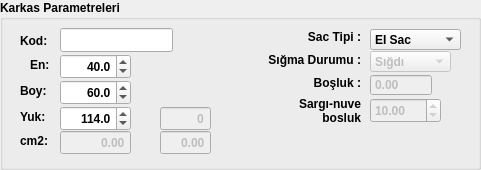
     <widget class="QGroupBox" name="groupBox_26">
      <property name="geometry">
       <rect>
        <x>2</x>
        <y>0</y>
        <width>481</width>
        <height>170</height>
       </rect>
      </property>
      <property name="font">
       <font>
        <weight>75</weight>
        <bold>true</bold>
       </font>
      </property>
      <property name="title">
       <string>Karkas Parametreleri</string>
      </property>
      <widget class="QLabel" name="label_56">
       <property name="geometry">
        <rect>
         <x>30</x>
         <y>54</y>
         <width>31</width>
         <height>21</height>
        </rect>
       </property>
       <property name="text">
        <string>En:</string>
       </property>
      </widget>
      <widget class="QDoubleSpinBox" name="doubleSpinBox_karkas_en">
       <property name="geometry">
        <rect>
         <x>60</x>
         <y>54</y>
         <width>71</width>
         <height>25</height>
        </rect>
       </property>
       <property name="font">
        <font>
         <weight>75</weight>
         <bold>true</bold>
        </font>
       </property>
       <property name="layoutDirection">
        <enum>Qt::LeftToRight</enum>
       </property>
       <property name="autoFillBackground">
        <bool>false</bool>
       </property>
       <property name="alignment">
        <set>Qt::AlignRight|Qt::AlignTrailing|Qt::AlignVCenter</set>
       </property>
       <property name="decimals">
        <number>1</number>
       </property>
       <property name="maximum">
        <double>9999.000000000000000</double>
       </property>
       <property name="value">
        <double>40.000000000000000</double>
       </property>
      </widget>
      <widget class="QLabel" name="label_57">
       <property name="geometry">
        <rect>
         <x>20</x>
         <y>80</y>
         <width>31</width>
         <height>21</height>
        </rect>
       </property>
       <property name="text">
        <string>Boy:</string>
       </property>
      </widget>
      <widget class="QDoubleSpinBox" name="doubleSpinBox_karkas_boy">
       <property name="geometry">
        <rect>
         <x>60</x>
         <y>80</y>
         <width>71</width>
         <height>25</height>
        </rect>
       </property>
       <property name="font">
        <font>
         <weight>75</weight>
         <bold>true</bold>
        </font>
       </property>
       <property name="layoutDirection">
        <enum>Qt::LeftToRight</enum>
       </property>
       <property name="autoFillBackground">
        <bool>false</bool>
       </property>
       <property name="alignment">
        <set>Qt::AlignRight|Qt::AlignTrailing|Qt::AlignVCenter</set>
       </property>
       <property name="decimals">
        <number>1</number>
       </property>
       <property name="maximum">
        <double>9999.000000000000000</double>
       </property>
       <property name="value">
        <double>60.000000000000000</double>
       </property>
      </widget>
      <widget class="QLabel" name="label_58">
       <property name="geometry">
        <rect>
         <x>20</x>
         <y>106</y>
         <width>31</width>
         <height>21</height>
        </rect>
       </property>
       <property name="text">
        <string>Yuk:</string>
       </property>
      </widget>
      <widget class="QDoubleSpinBox" name="doubleSpinBox_karkas_yukseklik">
       <property name="geometry">
        <rect>
         <x>60</x>
         <y>106</y>
         <width>71</width>
         <height>25</height>
        </rect>
       </property>
       <property name="font">
        <font>
         <weight>75</weight>
         <bold>true</bold>
        </font>
       </property>
       <property name="layoutDirection">
        <enum>Qt::LeftToRight</enum>
       </property>
       <property name="autoFillBackground">
        <bool>false</bool>
       </property>
       <property name="alignment">
        <set>Qt::AlignRight|Qt::AlignTrailing|Qt::AlignVCenter</set>
       </property>
       <property name="decimals">
        <number>1</number>
       </property>
       <property name="maximum">
        <double>9999.000000000000000</double>
       </property>
       <property name="value">
        <double>114.000000000000000</double>
       </property>
      </widget>
      <widget class="QLabel" name="label_60">
       <property name="geometry">
        <rect>
         <x>20</x>
         <y>130</y>
         <width>31</width>
         <height>21</height>
        </rect>
       </property>
       <property name="text">
        <string>cm2:</string>
       </property>
      </widget>
      <widget class="QDoubleSpinBox" name="doubleSpinBox_karkas_cm">
       <property name="enabled">
        <bool>false</bool>
       </property>
       <property name="geometry">
        <rect>
         <x>60</x>
         <y>130</y>
         <width>71</width>
         <height>25</height>
        </rect>
       </property>
       <property name="font">
        <font>
         <weight>75</weight>
         <bold>true</bold>
        </font>
       </property>
       <property name="layoutDirection">
        <enum>Qt::LeftToRight</enum>
       </property>
       <property name="autoFillBackground">
        <bool>false</bool>
       </property>
       <property name="alignment">
        <set>Qt::AlignRight|Qt::AlignTrailing|Qt::AlignVCenter</set>
       </property>
       <property name="buttonSymbols">
        <enum>QAbstractSpinBox::NoButtons</enum>
       </property>
       <property name="decimals">
        <number>2</number>
       </property>
       <property name="maximum">
        <double>9999.000000000000000</double>
       </property>
       <property name="value">
        <double>0.000000000000000</double>
       </property>
      </widget>
      <widget class="QDoubleSpinBox" name="doubleSpinBox_karkas_cm_oto">
       <property name="enabled">
        <bool>false</bool>
       </property>
       <property name="geometry">
        <rect>
         <x>160</x>
         <y>130</y>
         <width>51</width>
         <height>25</height>
        </rect>
       </property>
       <property name="font">
        <font>
         <weight>75</weight>
         <bold>true</bold>
        </font>
       </property>
       <property name="layoutDirection">
        <enum>Qt::LeftToRight</enum>
       </property>
       <property name="autoFillBackground">
        <bool>false</bool>
       </property>
       <property name="alignment">
        <set>Qt::AlignRight|Qt::AlignTrailing|Qt::AlignVCenter</set>
       </property>
       <property name="buttonSymbols">
        <enum>QAbstractSpinBox::NoButtons</enum>
       </property>
       <property name="decimals">
        <number>2</number>
       </property>
       <property name="maximum">
        <double>9999.000000000000000</double>
       </property>
       <property name="value">
        <double>0.000000000000000</double>
       </property>
      </widget>
      <widget class="QDoubleSpinBox" name="doubleSpinBox_karkas_yuk_oto">
       <property name="enabled">
        <bool>false</bool>
       </property>
       <property name="geometry">
        <rect>
         <x>160</x>
         <y>106</y>
         <width>51</width>
         <height>25</height>
        </rect>
       </property>
       <property name="font">
        <font>
         <weight>75</weight>
         <bold>true</bold>
        </font>
       </property>
       <property name="layoutDirection">
        <enum>Qt::LeftToRight</enum>
       </property>
       <property name="autoFillBackground">
        <bool>false</bool>
       </property>
       <property name="alignment">
        <set>Qt::AlignRight|Qt::AlignTrailing|Qt::AlignVCenter</set>
       </property>
       <property name="buttonSymbols">
        <enum>QAbstractSpinBox::NoButtons</enum>
       </property>
       <property name="decimals">
        <number>0</number>
       </property>
       <property name="maximum">
        <double>9999.000000000000000</double>
       </property>
       <property name="value">
        <double>0.000000000000000</double>
       </property>
      </widget>
      <widget class="QLabel" name="label_yuk_error">
       <property name="geometry">
        <rect>
         <x>50</x>
         <y>106</y>
         <width>20</width>
         <height>20</height>
        </rect>
       </property>
       <property name="text">
        <string/>
       </property>
       <property name="pixmap">
        <pixmap resource="icons.qrc">:/staticfiles/icons/warning.png</pixmap>
       </property>
       <property name="scaledContents">
        <bool>true</bool>
       </property>
      </widget>
      <widget class="QLabel" name="label_Ac_ok">
       <property name="geometry">
        <rect>
         <x>130</x>
         <y>130</y>
         <width>21</width>
         <height>21</height>
        </rect>
       </property>
       <property name="text">
        <string/>
       </property>
       <property name="pixmap">
        <pixmap resource="icons.qrc">:/staticfiles/icons/checked.png</pixmap>
       </property>
       <property name="scaledContents">
        <bool>true</bool>
       </property>
      </widget>
      <widget class="QLabel" name="label_Ac_error">
       <property name="geometry">
        <rect>
         <x>60</x>
         <y>130</y>
         <width>20</width>
         <height>20</height>
        </rect>
       </property>
       <property name="text">
        <string/>
       </property>
       <property name="pixmap">
        <pixmap resource="icons.qrc">:/staticfiles/icons/warning.png</pixmap>
       </property>
       <property name="scaledContents">
        <bool>true</bool>
       </property>
      </widget>
      <widget class="QLabel" name="label_Ac_ok_2">
       <property name="geometry">
        <rect>
         <x>450</x>
         <y>70</y>
         <width>21</width>
         <height>21</height>
        </rect>
       </property>
       <property name="text">
        <string/>
       </property>
       <property name="pixmap">
        <pixmap resource="icons.qrc">:/staticfiles/icons/checked.png</pixmap>
       </property>
       <property name="scaledContents">
        <bool>true</bool>
       </property>
      </widget>
      <widget class="QDoubleSpinBox" name="doubleSpinBox_8">
       <property name="enabled">
        <bool>false</bool>
       </property>
       <property name="geometry">
        <rect>
         <x>370</x>
         <y>74</y>
         <width>62</width>
         <height>22</height>
        </rect>
       </property>
       <property name="buttonSymbols">
        <enum>QAbstractSpinBox::NoButtons</enum>
       </property>
       <property name="minimum">
        <double>-999.000000000000000</double>
       </property>
       <property name="maximum">
        <double>9999.989999999999782</double>
       </property>
      </widget>
      <widget class="QComboBox" name="comboBox_2">
       <property name="enabled">
        <bool>false</bool>
       </property>
       <property name="geometry">
        <rect>
         <x>370</x>
         <y>51</y>
         <width>81</width>
         <height>21</height>
        </rect>
       </property>
       <item>
        <property name="text">
         <string>Sığdı</string>
        </property>
       </item>
       <item>
        <property name="text">
         <string>Sığmadı</string>
        </property>
       </item>
       <item>
        <property name="text">
         <string>Kesme</string>
        </property>
       </item>
      </widget>
      <widget class="QLabel" name="label_76">
       <property name="geometry">
        <rect>
         <x>250</x>
         <y>52</y>
         <width>111</width>
         <height>16</height>
        </rect>
       </property>
       <property name="text">
        <string>Sığma Durumu :</string>
       </property>
       <property name="alignment">
        <set>Qt::AlignRight|Qt::AlignTrailing|Qt::AlignVCenter</set>
       </property>
      </widget>
      <widget class="QLabel" name="label_Ac_error_2">
       <property name="geometry">
        <rect>
         <x>450</x>
         <y>50</y>
         <width>20</width>
         <height>20</height>
        </rect>
       </property>
       <property name="text">
        <string/>
       </property>
       <property name="pixmap">
        <pixmap resource="icons.qrc">:/staticfiles/icons/warning.png</pixmap>
       </property>
       <property name="scaledContents">
        <bool>true</bool>
       </property>
      </widget>
      <widget class="QLabel" name="label_77">
       <property name="geometry">
        <rect>
         <x>240</x>
         <y>75</y>
         <width>121</width>
         <height>16</height>
        </rect>
       </property>
       <property name="text">
        <string>Boşluk :</string>
       </property>
       <property name="alignment">
        <set>Qt::AlignRight|Qt::AlignTrailing|Qt::AlignVCenter</set>
       </property>
      </widget>
      <widget class="QLabel" name="label_yuk_ok">
       <property name="geometry">
        <rect>
         <x>130</x>
         <y>106</y>
         <width>21</width>
         <height>21</height>
        </rect>
       </property>
       <property name="text">
        <string/>
       </property>
       <property name="pixmap">
        <pixmap resource="icons.qrc">:/staticfiles/icons/checked.png</pixmap>
       </property>
       <property name="scaledContents">
        <bool>true</bool>
       </property>
      </widget>
      <widget class="QComboBox" name="comboBox_sactipi">
       <property name="enabled">
        <bool>true</bool>
       </property>
       <property name="geometry">
        <rect>
         <x>370</x>
         <y>29</y>
         <width>91</width>
         <height>21</height>
        </rect>
       </property>
       <property name="editable">
        <bool>false</bool>
       </property>
       <item>
        <property name="text">
         <string>EI Sac</string>
        </property>
       </item>
       <item>
        <property name="text">
         <string>Kesme Sac</string>
        </property>
       </item>
      </widget>
      <widget class="QLabel" name="label_146">
       <property name="geometry">
        <rect>
         <x>290</x>
         <y>27</y>
         <width>71</width>
         <height>20</height>
        </rect>
       </property>
       <property name="text">
        <string>Sac Tipi :</string>
       </property>
       <property name="alignment">
        <set>Qt::AlignRight|Qt::AlignTrailing|Qt::AlignVCenter</set>
       </property>
      </widget>
      <widget class="QLabel" name="label_154">
       <property name="geometry">
        <rect>
         <x>240</x>
         <y>95</y>
         <width>121</width>
         <height>31</height>
        </rect>
       </property>
       <property name="layoutDirection">
        <enum>Qt::RightToLeft</enum>
       </property>
       <property name="text">
        <string>Sargı-nuve
 bosluk</string>
       </property>
       <property name="alignment">
        <set>Qt::AlignRight|Qt::AlignTrailing|Qt::AlignVCenter</set>
       </property>
      </widget>
      <widget class="QDoubleSpinBox" name="doubleSpinBox_nuvebosluk">
       <property name="enabled">
        <bool>false</bool>
       </property>
       <property name="geometry">
        <rect>
         <x>370</x>
         <y>98</y>
         <width>71</width>
         <height>25</height>
        </rect>
       </property>
       <property name="value">
        <double>10.000000000000000</double>
       </property>
      </widget>
      <widget class="QLineEdit" name="lineEdit_mlz_karkas">
       <property name="geometry">
        <rect>
         <x>60</x>
         <y>28</y>
         <width>113</width>
         <height>24</height>
        </rect>
       </property>
      </widget>
      <widget class="QLabel" name="label_61">
       <property name="geometry">
        <rect>
         <x>20</x>
         <y>30</y>
         <width>31</width>
         <height>21</height>
        </rect>
       </property>
       <property name="text">
        <string>Kod:</string>
       </property>
      </widget>
     </widget>
